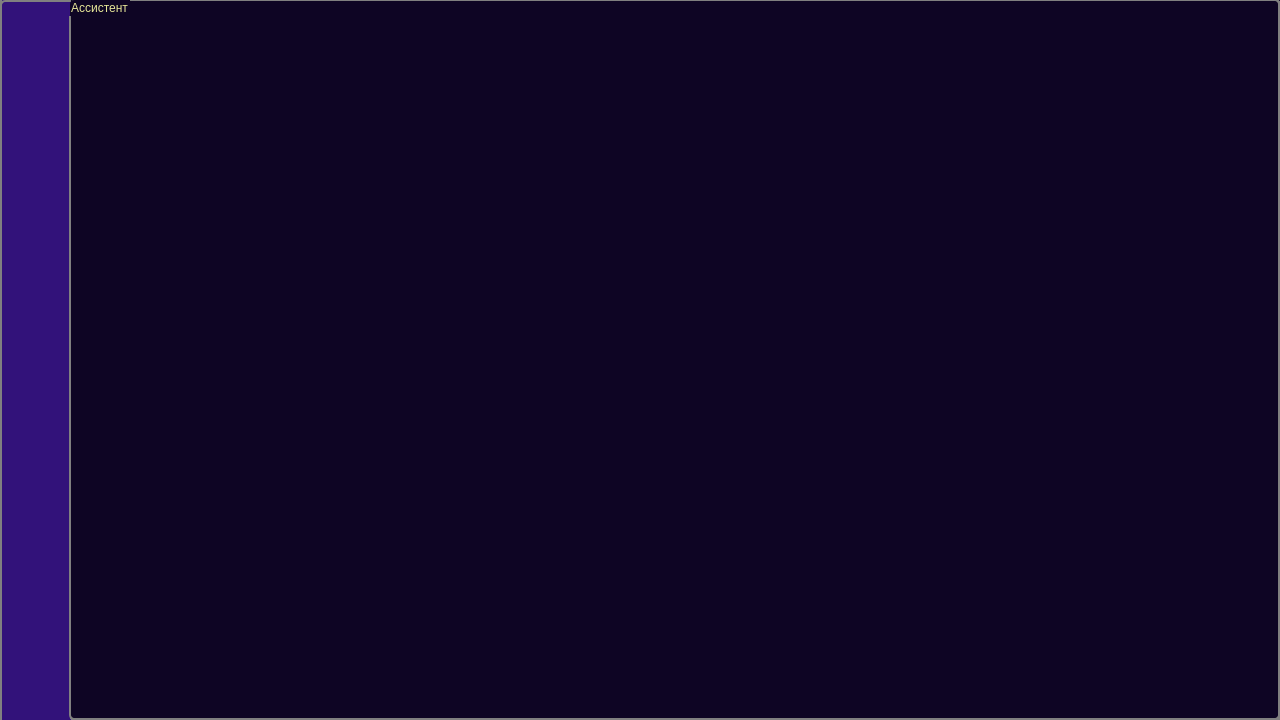
<?xml version="1.0" encoding="UTF-8"?>
<ui version="4.0">
 <class>MainForm</class>
 <widget class="QMainWindow" name="MainForm">
  <property name="geometry">
   <rect>
    <x>0</x>
    <y>0</y>
    <width>1280</width>
    <height>720</height>
   </rect>
  </property>
  <property name="windowTitle">
   <string>MainWindow</string>
  </property>
  <property name="styleSheet">
   <string notr="true">background-color: #0e0524;</string>
  </property>
  <widget class="QWidget" name="centralwidget">
   <widget class="QGroupBox" name="groupBox">
    <property name="geometry">
     <rect>
      <x>0</x>
      <y>-30</y>
      <width>71</width>
      <height>841</height>
     </rect>
    </property>
    <property name="styleSheet">
     <string notr="true">background-color: #32127a;
border: 2px solid gray;
padding: 10px;
border-radius: 5px;</string>
    </property>
    <property name="title">
     <string/>
    </property>
    <widget class="QWidget" name="layoutWidget">
     <property name="geometry">
      <rect>
       <x>0</x>
       <y>30</y>
       <width>1029</width>
       <height>4112</height>
      </rect>
     </property>
     <layout class="QVBoxLayout" name="verticalLayout">
      <item>
       <widget class="QPushButton" name="HomeButton">
        <property name="styleSheet">
         <string notr="true">QPushButton:hover
{
 background-color: #2a0f66;
}
QPushButton
{
	background-color:#32127a;
	border-radius: 3;
}</string>
        </property>
        <property name="text">
         <string/>
        </property>
        <property name="icon">
         <iconset>
          <normaloff>Assets/Images/1.png</normaloff>Assets/Images/1.png</iconset>
        </property>
        <property name="iconSize">
         <size>
          <width>999</width>
          <height>999</height>
         </size>
        </property>
       </widget>
      </item>
      <item>
       <widget class="QPushButton" name="TasksButton">
        <property name="enabled">
         <bool>true</bool>
        </property>
        <property name="styleSheet">
         <string notr="true">QPushButton:hover
{
 background-color: #2a0f66;
}
QPushButton
{
	background-color:#32127a;
	border-radius: 3;
}</string>
        </property>
        <property name="text">
         <string/>
        </property>
        <property name="icon">
         <iconset>
          <normaloff>Assets/Images/2.png</normaloff>Assets/Images/2.png</iconset>
        </property>
        <property name="iconSize">
         <size>
          <width>999</width>
          <height>999</height>
         </size>
        </property>
       </widget>
      </item>
      <item>
       <widget class="QPushButton" name="CalendarButton">
        <property name="styleSheet">
         <string notr="true">QPushButton:hover
{
 background-color: #2a0f66;
}
QPushButton
{
	background-color:#32127a;
	border-radius: 3;
}</string>
        </property>
        <property name="text">
         <string/>
        </property>
        <property name="icon">
         <iconset>
          <normaloff>Assets/Images/3.png</normaloff>Assets/Images/3.png</iconset>
        </property>
        <property name="iconSize">
         <size>
          <width>999</width>
          <height>999</height>
         </size>
        </property>
       </widget>
      </item>
      <item>
       <widget class="QPushButton" name="AboutButton">
        <property name="enabled">
         <bool>true</bool>
        </property>
        <property name="styleSheet">
         <string notr="true">QPushButton:hover
{
 background-color: #2a0f66;
}
QPushButton
{
	background-color:#32127a;
	border-radius: 3;
}</string>
        </property>
        <property name="text">
         <string/>
        </property>
        <property name="icon">
         <iconset>
          <normaloff>Assets/Images/4.png</normaloff>Assets/Images/4.png</iconset>
        </property>
        <property name="iconSize">
         <size>
          <width>999</width>
          <height>999</height>
         </size>
        </property>
       </widget>
      </item>
     </layout>
    </widget>
   </widget>
   <widget class="QGroupBox" name="groupBox_2">
    <property name="enabled">
     <bool>false</bool>
    </property>
    <property name="geometry">
     <rect>
      <x>70</x>
      <y>480</y>
      <width>1201</width>
      <height>241</height>
     </rect>
    </property>
    <property name="styleSheet">
     <string notr="true">color: #E6E697;
border: 2px solid gray;
padding: 10px;
border-radius: 5px;</string>
    </property>
    <property name="title">
     <string>О приложении</string>
    </property>
    <widget class="QWidget" name="layoutWidget">
     <property name="geometry">
      <rect>
       <x>10</x>
       <y>50</y>
       <width>1101</width>
       <height>161</height>
      </rect>
     </property>
     <layout class="QVBoxLayout" name="verticalLayout_2">
      <item>
       <widget class="QLabel" name="label_name">
        <property name="text">
         <string>Многофункциональный органайзер</string>
        </property>
        <property name="alignment">
         <set>Qt::AlignLeading|Qt::AlignLeft|Qt::AlignVCenter</set>
        </property>
       </widget>
      </item>
      <item>
       <widget class="QLabel" name="label_buttons">
        <property name="text">
         <string>Кнопки: Home, расписание / задачник, календарь, помощь</string>
        </property>
        <property name="alignment">
         <set>Qt::AlignLeading|Qt::AlignLeft|Qt::AlignVCenter</set>
        </property>
       </widget>
      </item>
      <item>
       <widget class="QLabel" name="label_devs">
        <property name="text">
         <string>Разработчики: Зеленов Никита и Веретенов Арсений</string>
        </property>
        <property name="alignment">
         <set>Qt::AlignLeading|Qt::AlignLeft|Qt::AlignVCenter</set>
        </property>
       </widget>
      </item>
     </layout>
    </widget>
   </widget>
   <widget class="QGroupBox" name="groupBox_3">
    <property name="geometry">
     <rect>
      <x>70</x>
      <y>0</y>
      <width>1211</width>
      <height>721</height>
     </rect>
    </property>
    <property name="styleSheet">
     <string notr="true">color: #E6E697;
border: 2px solid gray;
padding: 10px;
border-radius: 5px;</string>
    </property>
    <property name="title">
     <string>Расписание</string>
    </property>
    <widget class="QWidget" name="layoutWidget">
     <property name="geometry">
      <rect>
       <x>10</x>
       <y>40</y>
       <width>1181</width>
       <height>661</height>
      </rect>
     </property>
     <layout class="QGridLayout" name="gridLayout">
      <property name="horizontalSpacing">
       <number>20</number>
      </property>
      <item row="0" column="4">
       <widget class="QLabel" name="label_done">
        <property name="text">
         <string>Готово</string>
        </property>
       </widget>
      </item>
      <item row="3" column="2">
       <layout class="QVBoxLayout" name="layout_inprocess">
        <item>
         <spacer name="verticalSpacer_2">
          <property name="orientation">
           <enum>Qt::Vertical</enum>
          </property>
          <property name="sizeHint" stdset="0">
           <size>
            <width>20</width>
            <height>40</height>
           </size>
          </property>
         </spacer>
        </item>
       </layout>
      </item>
      <item row="3" column="0">
       <layout class="QVBoxLayout" name="layout_todo">
        <item>
         <spacer name="verticalSpacer">
          <property name="orientation">
           <enum>Qt::Vertical</enum>
          </property>
          <property name="sizeHint" stdset="0">
           <size>
            <width>20</width>
            <height>40</height>
           </size>
          </property>
         </spacer>
        </item>
       </layout>
      </item>
      <item row="3" column="4">
       <layout class="QVBoxLayout" name="layout_done">
        <item>
         <spacer name="verticalSpacer_3">
          <property name="orientation">
           <enum>Qt::Vertical</enum>
          </property>
          <property name="sizeHint" stdset="0">
           <size>
            <width>20</width>
            <height>40</height>
           </size>
          </property>
         </spacer>
        </item>
       </layout>
      </item>
      <item row="1" column="4">
       <widget class="QPushButton" name="btn_done">
        <property name="styleSheet">
         <string notr="true">QPushButton:hover
{
 background-color: #2a0f66;
}
QPushButton
{
	background-color:#32127a;
	border-radius: 3;
}</string>
        </property>
        <property name="text">
         <string>Добавить...</string>
        </property>
       </widget>
      </item>
      <item row="0" column="2">
       <widget class="QLabel" name="label_inprocess">
        <property name="text">
         <string>В процессе</string>
        </property>
       </widget>
      </item>
      <item row="1" column="2">
       <widget class="QPushButton" name="btn_inprocess">
        <property name="styleSheet">
         <string notr="true">QPushButton:hover
{
 background-color: #2a0f66;
}
QPushButton
{
	background-color:#32127a;
	border-radius: 3;
}</string>
        </property>
        <property name="text">
         <string>Добавить...</string>
        </property>
       </widget>
      </item>
      <item row="0" column="0">
       <widget class="QLabel" name="label_todo">
        <property name="text">
         <string>Сделать</string>
        </property>
       </widget>
      </item>
      <item row="1" column="0">
       <widget class="QPushButton" name="btn_todo">
        <property name="styleSheet">
         <string notr="true">QPushButton:hover
{
 background-color: #2a0f66;
}
QPushButton
{
	background-color:#32127a;
	border-radius: 3;
}</string>
        </property>
        <property name="text">
         <string>Добавить...</string>
        </property>
       </widget>
      </item>
      <item row="4" column="2">
       <widget class="QPushButton" name="btn_update_rows">
        <property name="styleSheet">
         <string notr="true">QPushButton:hover
{
 background-color: #2a0f66;
}
QPushButton
{
	background-color:#32127a;
	border-radius: 3;
}</string>
        </property>
        <property name="text">
         <string>Обновить</string>
        </property>
       </widget>
      </item>
     </layout>
    </widget>
   </widget>
   <widget class="QGroupBox" name="groupBox_4">
    <property name="geometry">
     <rect>
      <x>70</x>
      <y>0</y>
      <width>1211</width>
      <height>721</height>
     </rect>
    </property>
    <property name="styleSheet">
     <string notr="true">color: #E6E697;
border: 2px solid gray;
padding: 10px;
border-radius: 5px;</string>
    </property>
    <property name="title">
     <string>Календарь</string>
    </property>
    <widget class="QCalendarWidget" name="calendarWidget">
     <property name="geometry">
      <rect>
       <x>30</x>
       <y>50</y>
       <width>1131</width>
       <height>631</height>
      </rect>
     </property>
     <property name="autoFillBackground">
      <bool>false</bool>
     </property>
     <property name="styleSheet">
      <string notr="true">alternate-background-color: #32127a;</string>
     </property>
     <property name="gridVisible">
      <bool>true</bool>
     </property>
    </widget>
   </widget>
   <widget class="QGroupBox" name="groupBox_5">
    <property name="geometry">
     <rect>
      <x>70</x>
      <y>0</y>
      <width>1211</width>
      <height>721</height>
     </rect>
    </property>
    <property name="styleSheet">
     <string notr="true">color: #E6E697;
border: 2px solid gray;
padding: 10px;
border-radius: 5px;</string>
    </property>
    <property name="title">
     <string>Мероприятия:</string>
    </property>
    <property name="alignment">
     <set>Qt::AlignLeading|Qt::AlignLeft|Qt::AlignTop</set>
    </property>
    <widget class="QWidget" name="verticalLayoutWidget">
     <property name="geometry">
      <rect>
       <x>40</x>
       <y>60</y>
       <width>1101</width>
       <height>621</height>
      </rect>
     </property>
     <layout class="QVBoxLayout" name="layout_events"/>
    </widget>
    <widget class="QWidget" name="layoutWidget">
     <property name="geometry">
      <rect>
       <x>1090</x>
       <y>0</y>
       <width>121</width>
       <height>51</height>
      </rect>
     </property>
     <layout class="QHBoxLayout" name="horizontalLayout">
      <item>
       <widget class="QPushButton" name="btn_add_event">
        <property name="styleSheet">
         <string notr="true">QPushButton:hover
{
 background-color: #2a0f66;
}
QPushButton
{
	background-color:#32127a;
	border-radius: 3;
}</string>
        </property>
        <property name="text">
         <string>+</string>
        </property>
       </widget>
      </item>
      <item>
       <widget class="QPushButton" name="btn_closeGB5">
        <property name="styleSheet">
         <string notr="true">QPushButton:hover
{
 background-color: #2a0f66;
}
QPushButton
{
	background-color:#32127a;
	border-radius: 3;
}</string>
        </property>
        <property name="text">
         <string>&lt;-</string>
        </property>
       </widget>
      </item>
     </layout>
    </widget>
   </widget>
   <widget class="QGroupBox" name="groupBox_6">
    <property name="geometry">
     <rect>
      <x>69</x>
      <y>-1</y>
      <width>1211</width>
      <height>721</height>
     </rect>
    </property>
    <property name="styleSheet">
     <string notr="true">color: #E6E697;
border: 2px solid gray;
padding: 10px;
border-radius: 5px;</string>
    </property>
    <property name="title">
     <string>Ассистент</string>
    </property>
   </widget>
  </widget>
 </widget>
 <resources/>
 <connections/>
</ui>
